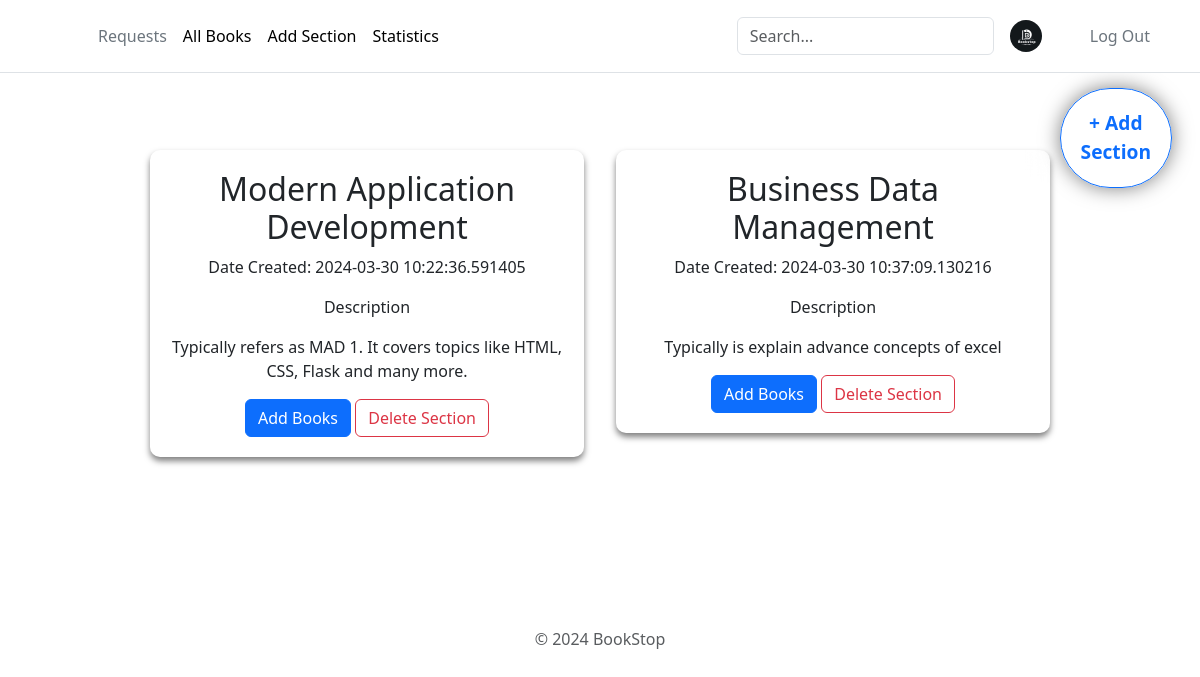
Page /add-section (signed in) on the committed database.
### app.py (models this page shows)
class Section(db.Model):
    __tablename__ = 'section'
    SectionId = db.Column(db.Integer, autoincrement=True, primary_key=True)
    Title = db.Column(db.String(50), nullable=False)
    CreatedDate = db.Column(db.DateTime, nullable=False, default=datetime.datetime.utcnow)
    Description = db.Column(db.Text, nullable=False)
    ImageLink = db.Column(db.String(255))

### app.py (the view)
@app.route("/add-section", methods = ["GET","POST"])
def addSection():
    if 'admin_id' not in session:
        return redirect(url_for('librarianLogin'))
    if request.method == 'POST':
        data = request.form.to_dict()
        section = Section(Title=data['section'], Description=data['text'])
        db.session.add(section)
        db.session.commit()
        section = Section.query.all()
        return render_template("add-section.html", section = section)
    else:
        section = Section.query.all()
        return render_template("add-section.html", section = section)

### templates/add-section.html (shortened to what this page needs)
<!DOCTYPE html>
<html lang="en">
  <head>
    <link rel="stylesheet" href="/static/add-section.css" />
    {% include 'bootstrap.html' %}
  </head>
  <body>
    <div>
      {% include 'headerAdmin.html' %}
      <div>
        <button type="button" id="addSection" class="btn btn-outline-primary">
          + Add<br />Section
        </button>
        <div class="main-container">
          {% for sec in section %}
          <div class="section-container" id="{{ sec.SectionId }}">
            <h2>{{ sec.Title }}</h2>
            <p>Date Created: {{ sec.CreatedDate }}</p>
            <div>
              <p>Description</p>
              <p>{{ sec.Description }}</p>
            </div>
            <button
              type="button"
              id="addBook{{ sec.SectionId }}"
              class="btn btn-primary"
            >
              Add Books
            </button>
            <form
              action="{{ url_for('deleteSection', sectionId=sec.SectionId) }}"
              method="post"
              style="display: inline"
            >
              <button type="submit" class="btn btn-outline-danger">
                Delete Section
              </button>
            </form>
          </div>
          {% include 'addBookPopup.html' %}{% endfor %}
        </div>
      </div>
      {% include 'footer.html' %}
    </div>
  </body>
</html>

### static/add-section.css (style rules this page uses)
body { background-color: #2d2a2e; margin: 0; }
#addSection { border-radius: 60px; position: fixed; padding: 20px; right: 20px; top: 80px; margin: 8px; font-size: larger; font-family: "Segoe UI", Tahoma, Geneva, Verdana, sans-serif; font-weight: bolder; box-shadow: 0px 0px 20px rgba(0, 0, 0, 0.5); }
.main-container { display: flex; flex-wrap: wrap; padding: 130px; align-items: flex-start; gap: 2em; margin: 20px; }
.section-container { background-color: rgba(255, 255, 255, 0.1); backdrop-filter: blur(10px); border-radius: 10px; padding: 20px 20px; box-shadow: 0 4px 6px rgba(0, 0, 0, 0.5); text-align: center; width: 20%; flex-grow: 1; }

### rows in the picture
Section: Title "Modern Application Development", CreatedDate "2024-03-30 10:22:36.591405", Description "Typically refers as MAD 1. It covers topics like HTML, CSS, Flask and many more."
Section: Title "Business Data Management", CreatedDate "2024-03-30 10:37:09.130216", Description "Typically is explain advance concepts of excel"
